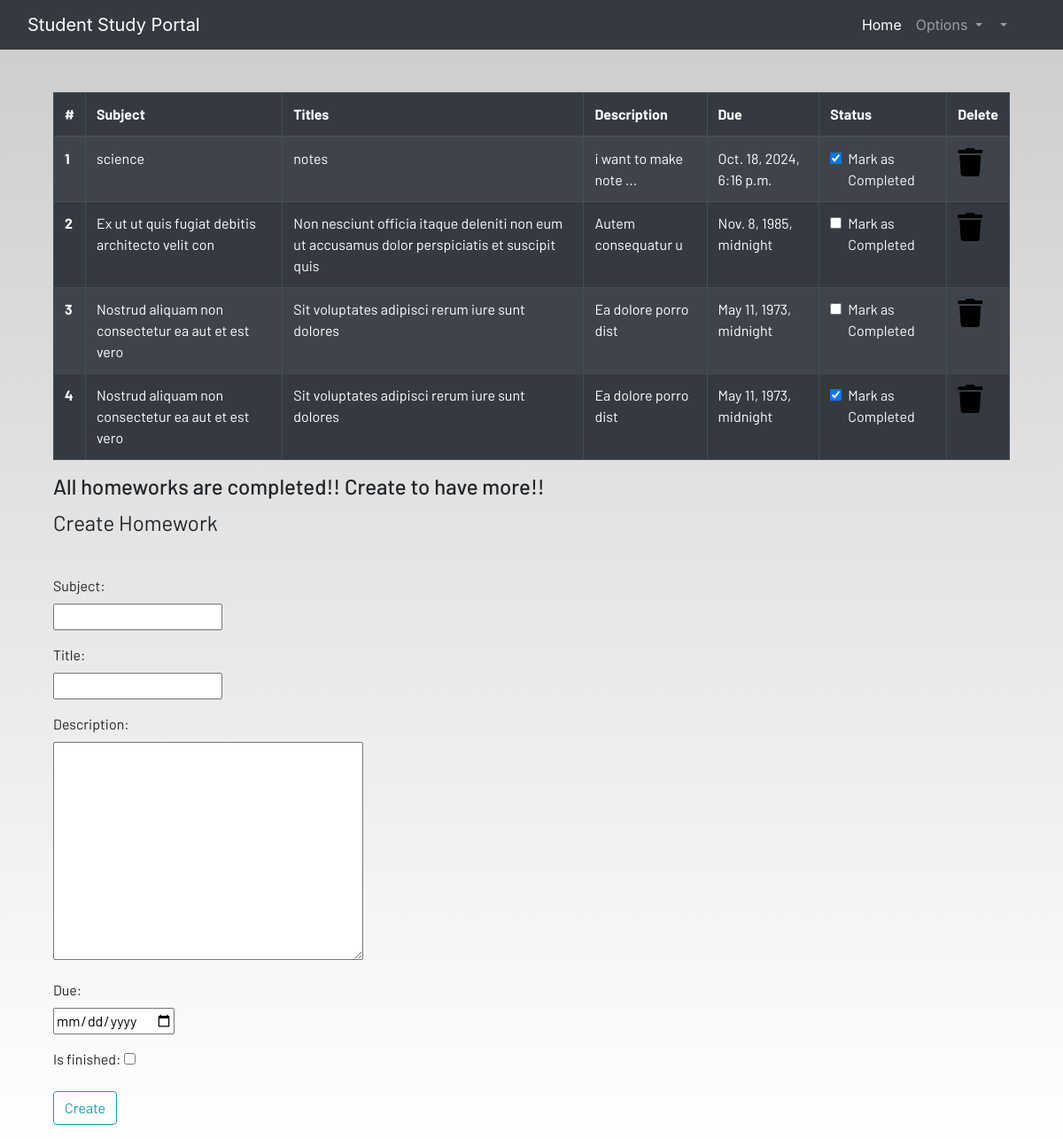
Page /homework/ (signed in) on the committed database.
### dashbord/models.py (models this page shows, shortened)
class Homework(models.Model):
    user = models.ForeignKey(User, on_delete=models.CASCADE)
    subject = models.CharField(max_length=50)
    title = models.CharField(max_length=100)
    description = models.TextField()
    due = models.DateTimeField()
    is_finished = models.BooleanField(default=False)

### dashbord/views.py (the view)
# urls.py: path("homework/", views.homework , name="homework"),
@login_required(login_url='login')
def homework(request):
    if request.method == "POST":
        form = HomeworkForm(request.POST)
        if form.is_valid():
            try:
                finished = request.POST['is_finished']
                if finished == "on":
                    finished = True
                else:
                    finished = False
            except:
                finished = False
            homeworks = Homework(
                user = request.user,
                subject = request.POST['subject'],
                title = request.POST['title'],
                description = request.POST['description'],
                due = request.POST['due'],
                is_finished = finished,
            )
            homeworks.save()
            messages.success(request, f"homework added {request.user.username} successfully")
            form = HomeworkForm()
    else:
        form = HomeworkForm()
    homeworks = Homework.objects.filter(user=request.user)
    context = {
        "homeworks":homeworks,
        "form":form,
    }
    return render(request, "dashboard/homework.html", context)

### dashbord/forms.py
class HomeworkForm(forms.ModelForm):
    class Meta:
        model = Homework
        fields = ["subject","title","description","due","is_finished"]
        widgets = {
            "due":DeteInput()
        }

### dashbord/templates/dashboard/homework.html (shortened to what this page needs)
{% extends 'dashboard/base.html' %}
{% load static %}
{% block content %}
<div class="container">
    <table class="table table-striped table-bordered table-hover table-dark">
        <thead>
            <tr>
                <th scope="col">#</th>
                <th scope="col">Subject</th>
                <th scope="col">Titles</th>
                <th scope="col">Description</th>
                <th scope="col">Due</th>
                <th scope="col">Status</th>
                <th scope="col">Delete</th>
            </tr>
        </thead>
        <tbody>
            {% for homework in homeworks %}
            <tr>
                <th scope="row">{{forloop.counter}}</th>
                <td>{{homework.subject}}</td>
                <td>{{homework.title}}</td>
                <td>
                    {{ homework.description|slice:"0:20" }}
                    {% if homework.description|length > 20 %}...{% endif %}
                </td>
                <td>{{homework.due}}</td>
                <td>
                    <a href=" {% url 'updatehomework' homework.id %} ">
                        <div class="form-check">
                            {% if homework.is_finished %}
                                <input class="form-check-input" type="checkbox" value ="" checked>
                            {% else %}
                                <input class="form-check-input" type="checkbox" value ="" >
                            {% endif %}
                                <label class="form-check-label text-light" for="flexCheckDefault">
                                    Mark as Completed
                                </label>
                        </div>
                    </a>
                </td>
                <td><a href="{% url 'deletehomework' homework.id %}"><i class="fa fa-trash fa-2x"></i></a></td>
            </tr>
            {% endfor %}
        </tbody>
    </table>
    <h4>All homeworks are completed!! Create to have more!!</h4>
</div>
<div class=" container">
    <form method="POST">
        <fieldset class="form-group">
            <legend class="border-bottom mb-4">Create Homework</legend>
        </fieldset>
        <div class="form-group">
            {{ form.subject.label_tag }} <br>
            {{ form.subject }}
        </div>
        <div class="form-group">
            {{ form.title.label_tag }} <br>
            {{ form.title }}
        </div>
        <div class="form-group">
            {{ form.description.label_tag }} <br>
            {{ form.description }}
        </div>
        <div class="form-group">
            {{ form.due.label_tag }} <br>
            {{ form.due }}
        </div>
        <div class="form-group">
            {{ form.is_finished.label_tag }}
            {{ form.is_finished }}
        </div>
        <div class="form-group">
            <button class="btn btn-outline-info" type="submit">
                Create
            </button>
        </div>
    </form>
</div>
{% endblock content %}

### dashbord/templates/dashboard/base.html (shortened to what this page needs)
<!DOCTYPE html>
{% load static %}
<html lang="en">
<head>
  <link rel="stylesheet" href="https://stackpath.bootstrapcdn.com/bootstrap/4.3.1/css/bootstrap.min.css"
 />
  <link rel="stylesheet" href="https://use.fontawesome.com/releases/v5.7.2/css/all.css"
 />
  <link rel="stylesheet" href="{% static 'css/main.css' %}" />
</head>
<body>
  <header>
    <nav class="navbar navbar-expand-lg navbar-dark bg-dark">
      <div class="container-fluid">
        <a class="navbar-brand" href="{% url 'home' %}">Student Study Portal</a>
        <div class="collapse navbar-collapse justify-content-end" id="navbarSupportedContent">
          <ul class="navbar-nav mb-2 mb-lg-0">
            <li class="nav-item">
              <a class="nav-link active" aria-current="page" href="{% url 'home' %}">Home</a>
            </li>
            <li class="nav-item dropdown">
              <a class="nav-link dropdown-toggle" href="#" id="navbarDropdown" role="button" data-toggle="dropdown"
                aria-haspopup="true" aria-expanded="false">
                Options
              </a>
            </li>
            {% if user.is_authenticated %}
            <li class="nav-item dropdown mr-4">
              <a class="nav-link dropdown-toggle" href="#" id="navbarDropdown" role="button" data-toggle="dropdown"
                aria-haspopup="true" aria-expanded="false">
              </a>
            </li>
            {% endif %}
          </ul>
        </div>
      </div>
    </nav>
  </header>
  <br /><br />
  <main>
    <div class="container">
    {% block content %}
    {% endblock content %}
  </main>
</body>
</html>

### static/css/main.css (style rules this page uses)
html { scroll-behavior: smooth; height: 100%; width: 100%; }
main { font-family: Barlow, Quicksand, Rubik, sans-serif, serif, 'Times New Roman', Times, serif !important; }
a { text-decoration: none !important; color: black; }
html, body { max-width: 100%; overflow-x: hidden; height: 100%; width: 100%; }
body { background: linear-gradient(rgba(0, 0, 0, 0.2), rgba(255, 255, 255, 0.5)); overflow-x: hidden; background-repeat: no-repeat; }
.fa { color: black; }

### rows in the picture
Homework: subject "science", title "notes", description "i want to make note", due "Oct. 18, 2024, 6:16 p.m."
Homework: subject "Ex ut ut quis fugiat debitis architecto velit con", title "Non nesciunt officia itaque deleniti non eum ut accusamus dolor perspiciatis et suscipit quis", description "Autem consequatur u", due "Nov. 8, 1985, midnight"
Homework: subject "Nostrud aliquam non consectetur ea aut et est vero", title "Sit voluptates adipisci rerum iure sunt dolores", description "Ea dolore porro dist", due "May 11, 1973, midnight"
Homework: subject "Nostrud aliquam non consectetur ea aut et est vero", title "Sit voluptates adipisci rerum iure sunt dolores", description "Ea dolore porro dist", due "May 11, 1973, midnight"
